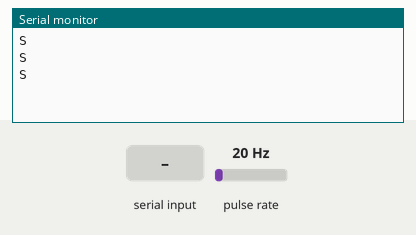
Recording of a sketch running on a simulated Arduino Uno, built with avr-gcc and run on an emulated ATmega328P. Parts: the last lines printed to the serial monitor. Wiring (inferred from the names in the program): pulse sensor: data pin 3. Inputs (shaded band) come from the test bench; at power-on: pulse rate 20 Hz.

Above: at 0.8 s.
0.9 s: "90,45\n" received over Serial
At 1.3 s:
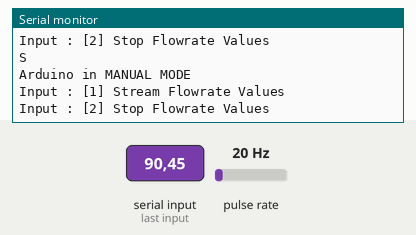
2.4 s: "1\n" received over Serial
4.9 s: pulse rate (sensor on pin 3) set to 4 Hz
At 5.5 s:
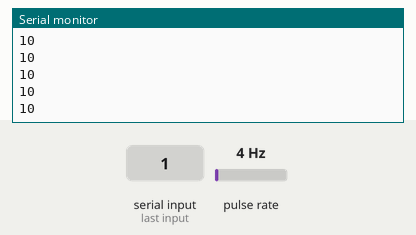
6.4 s: pulse rate (sensor on pin 3) set to 50 Hz
At 7.5 s:
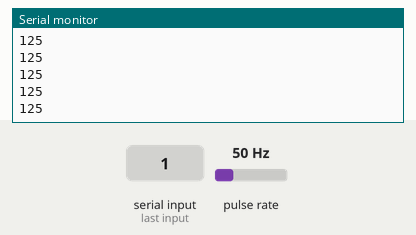
Timing chart, 0 to 8.9 s (numbered marks = the images above; inputs shaded):
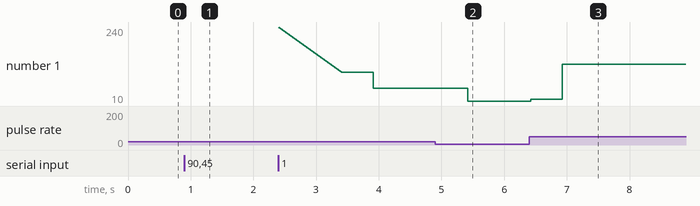

Measured:
- after the input at 0.9 s, the serial monitor: prints a new line at once (image 1)
- after the input at 4.9 s, the serial monitor: prints a new line after 0.52 s (image 2)
- after the input at 6.4 s, the serial monitor: prints a new line at once (image 3)
- plotted number 1: 50 → 10 after the input at 4.9 s, 10 → 125 after the input at 6.4 s

The sketch:

Serial_Transmit_TEST.ino
```cpp
/*************************************************/
/*
   Test code for Flow sensor reading
*/
/*************************************************/
const int FLOWSENSORPIN = 3;
unsigned int pulses;
unsigned long Currenttime;
unsigned long Looptime;
int litre_hr;
float setflowrate;


// System Flags
bool waitFlag = true;
bool streamFlag = false;
unsigned int menuChoice = 0;
/*-----------------------------------*/
void setup() {
  // put your setup code here, to run once:
  Serial.begin(115200);
  pinMode(FLOWSENSORPIN, INPUT_PULLUP);
  attachInterrupt(digitalPinToInterrupt(FLOWSENSORPIN), pulsecounter, RISING);
  // I want that whenever a pulse is felt pulsecounter adds 1

  Currenttime = millis();
  Looptime = Currenttime;
  establishContact();
  Serial.println("*******: ARDUINO ONLINE");
}
/*-----------------------------------*/
void loop() {
  if (waitFlag) {
    print_welcome();
    waitFlag = false;
  }
  get_user_input();
  process_user_input();

  if (streamFlag) {
    read_flowRate();
    Serial.println(litre_hr);
  }
  Serial.flush();
}
/*-----------------------------------*/
```

Functions_FlowSensor.ino
```cpp
/*------------------------------------*/
// we are reading frequency and f=11*Q
//(where Q is flow rate
//, so Q=f/11, then multiply 60 to change to litres per hr)

void read_flowRate() {
  Currenttime = millis();
  if (Currenttime >= (Looptime + 500)) {
    Looptime = Currenttime;
    litre_hr = pulses * (60 / 11);
    pulses = 0;
  }
  Currenttime = millis();
  delay(5);
}

/*------------------------------------*/
void pulsecounter(){
  pulses++;
}
/*------------------------------------*/
```

Functions_Messages.ino
```cpp
void print_welcome() {
  Serial.println("Arduino in MANUAL MODE");
  Serial.println("Input : [1] Stream Flowrate Values");
  Serial.println("Input : [2] Stop Flowrate Values");
}
```

Functions_Serial.ino
```cpp
void establishContact() {
  while (Serial.available() <= 0) {
    Serial.println("S");   // send a capital S
    delay(300);
  }
}
```

Functions_User.ino
```cpp
/*-----------------------------------*/
void get_user_input() {
  if (Serial.available() > 0) {
    // Waiting for user to give input
    menuChoice = Serial.parseInt();
    if (menuChoice == 0) {
      waitFlag = false ;
    } else {
      waitFlag = true;
    }
  }
}
/*-----------------------------------*/
void process_user_input() {
  if (menuChoice != 0) {
    switch (menuChoice) {
      case 1:
        // Stream Flowrate readings
        streamFlag = true;
        break;

      case 2:
        // Stop Stream Flowrate readings
        streamFlag = false;
        break;

      default:
        streamFlag = streamFlag;
        Serial.println("S");

    }
  }
}
/*-----------------------------------*/
```
